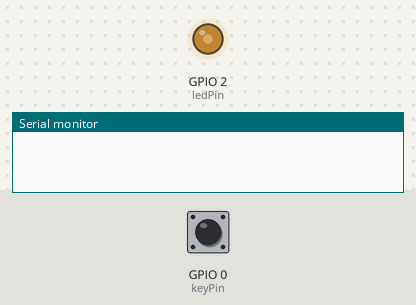
This program was run on a simulated ESP32. Parts: output pins drawn as LEDs (lit = HIGH), the last lines printed to the serial monitor. The inputs (shaded band) are chosen by the test bench; at power-on: GPIO 0 (keyPin) LOW. A WiFi scan finds three made-up networks.

Above: at 1.3 s.
1.4 s: GPIO 0 (keyPin) pulled HIGH for 0.15 s
At 2.1 s:
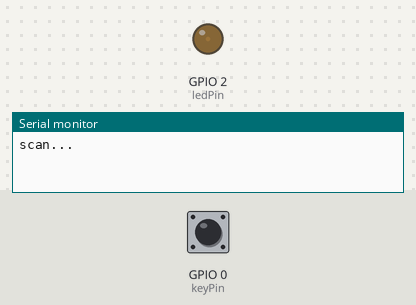
4.5 s: GPIO 0 (keyPin) pulled HIGH for 1 s
At 9.35 s:
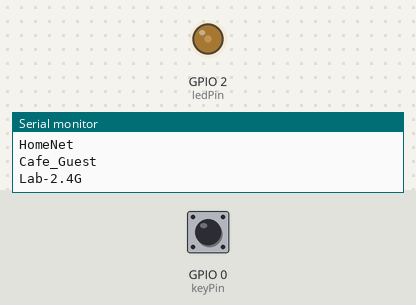
Timing chart, 0 to 14.5 s (numbered marks = the images above; inputs shaded):
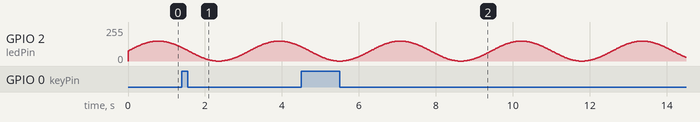

The program:

main.cpp
```cpp
#include <Arduino.h>
#include <WiFi.h>

// key
const int keyPin = 0;
int buttonState = 0;
int lastButtonState = 0;

void initKey()
{
  pinMode(keyPin, INPUT);
}

bool scanKey()
{
  bool pressed = false;
  buttonState = digitalRead(keyPin);
  if (buttonState != lastButtonState)
  {
    if (buttonState == LOW)
    {
      pressed = true;
    }
  }
  lastButtonState = buttonState;
  return pressed;
}

// led pin:
const int ledPin = 2;
int ledChannel = 0;
int brightness = 0;
int fadeDelay = 10;

// breathing light init
// timer
hw_timer_t *timer = NULL;
const int timerPeriod = 5000;
void IRAM_ATTR onTimer()
{
  static double phase = 0;
  phase += 0.01;
  if (phase >= 2 * PI)
  {
    phase = 0;
  }
  brightness = (sin(phase) + 1) * 75.5;
  ledcWrite(ledChannel, brightness);
}

void init_breathing_light(int pin, int channel)
{
  pinMode(ledPin, OUTPUT);
  ledcSetup(ledChannel, 5000, 8);
  ledcAttachPin(ledPin, 0);
  timer = timerBegin(0, 80, true);
  timerAttachInterrupt(timer, &onTimer, true);
  timerAlarmWrite(timer, timerPeriod, true);
  timerAlarmEnable(timer);
}

void setup()
{
  initKey();
  Serial.begin(115200);
  init_breathing_light(ledPin, ledChannel);

  WiFi.mode(WIFI_STA);
  WiFi.disconnect();
  delay(100);
}
std::string *scanWiFi(int &count)
{
  int netWorkCount = WiFi.scanNetworks();
  std::string *ssids = new std::string[netWorkCount];
  if (netWorkCount > 0)
  {
    count = netWorkCount;
    for (int i = 0; i < netWorkCount; i++)
    {
      ssids[i] = WiFi.SSID(i).c_str();
    }
  }
  return ssids;
}

void loop()
{
  // put your main code here, to run repeatedly:
  if (scanKey())
  {
    Serial.println("scan...");
    int n;
    std::string *ssids = scanWiFi(n);
    for (int i = 0; i < n; i++)
    {
      Serial.println(ssids[i].c_str());
    }
  }
  delay(10);
}
```
